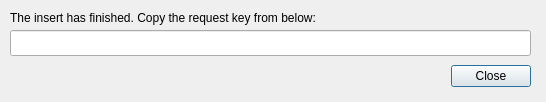
<?xml version="1.0" encoding="UTF-8"?>
<ui version="4.0">
 <class>InsertFinishedDialog</class>
 <widget class="QDialog" name="InsertFinishedDialog">
  <property name="geometry">
   <rect>
    <x>0</x>
    <y>0</y>
    <width>546</width>
    <height>102</height>
   </rect>
  </property>
  <property name="windowTitle">
   <string>Insert Finished</string>
  </property>
  <widget class="QDialogButtonBox" name="buttonBox">
   <property name="geometry">
    <rect>
     <x>190</x>
     <y>60</y>
     <width>341</width>
     <height>32</height>
    </rect>
   </property>
   <property name="orientation">
    <enum>Qt::Horizontal</enum>
   </property>
   <property name="standardButtons">
    <set>QDialogButtonBox::Close</set>
   </property>
  </widget>
  <widget class="QLabel" name="label">
   <property name="geometry">
    <rect>
     <x>10</x>
     <y>10</y>
     <width>521</width>
     <height>16</height>
    </rect>
   </property>
   <property name="text">
    <string>The insert has finished. Copy the request key from below:</string>
   </property>
  </widget>
  <widget class="QLineEdit" name="keyLineEdit">
   <property name="geometry">
    <rect>
     <x>10</x>
     <y>30</y>
     <width>521</width>
     <height>26</height>
    </rect>
   </property>
   <property name="layoutDirection">
    <enum>Qt::RightToLeft</enum>
   </property>
  </widget>
 </widget>
 <resources/>
 <connections>
  <connection>
   <sender>buttonBox</sender>
   <signal>rejected()</signal>
   <receiver>InsertFinishedDialog</receiver>
   <slot>reject()</slot>
   <hints>
    <hint type="sourcelabel">
     <x>316</x>
     <y>260</y>
    </hint>
    <hint type="destinationlabel">
     <x>286</x>
     <y>274</y>
    </hint>
   </hints>
  </connection>
 </connections>
</ui>
